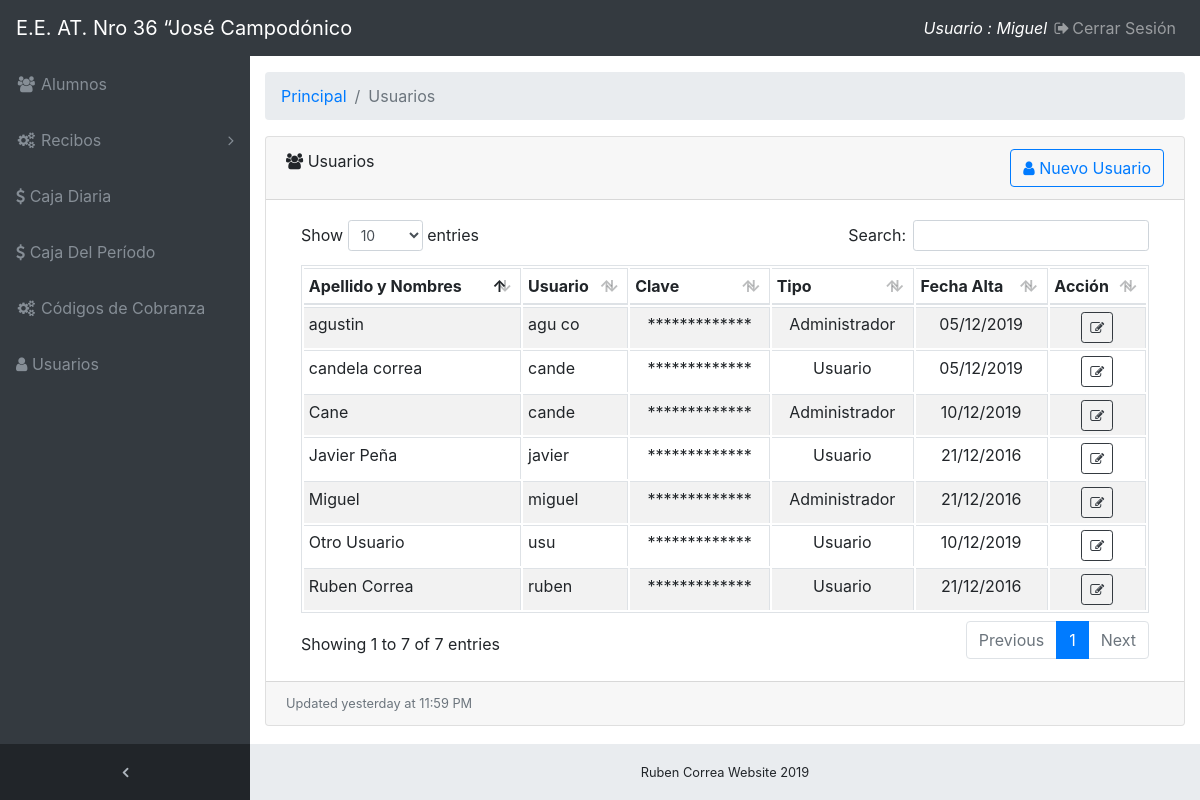
The app's page /modal/usuarios.php (signed in) with its own data.
### tables this page shows
CREATE TABLE `usuarios` (
  `id_usuario` int(4) NOT NULL,
  `usu_usuario` varchar(20) NOT NULL,
  `usu_clave` varchar(15) NOT NULL,
  `usu_nombre` varchar(30) NOT NULL,
  `usu_nivel` int(2) NOT NULL,
  `usu_fecha_alta` date NOT NULL
);

CREATE TABLE `tipo_usuario` (
  `id_usu_tipo` int(3) NOT NULL,
  `tipo_nombre` varchar(15) NOT NULL
);

### include/funciones.php (called while the page is built, shortened)
<?php
function formato_fecha_dd_mm_Y($date)
{
    return date('d/m/Y', strtotime($date));
}
?>

### modal/usuarios.php (the view, shortened to what this page needs)
<!DOCTYPE html>
<html lang="es">
<head>
   <?php include('include\header.php') ?>
   <?php include('include\funciones.php') ?>
</head>
<body class="fixed-nav sticky-footer bg-dark" id="page-top">
    <?php include('include\menu.php') ?>
  <div class="content-wrapper">
    <div class="container-fluid">
      <ol class="breadcrumb">
        <li class="breadcrumb-item">
          <a href="socios.php">Principal</a>
        </li>
        <li class="breadcrumb-item active">Usuarios</li>
      </ol>
      <div class="row">
        <div class="col-12">
      <div class="card mb-3">
        <div class="card-header">
          <div class="btn-group pull-right">
            <div>
              <button type="button" class="btn btn-outline-primary " data-toggle="modal" data-target="#Modal-alta-codigo" >
                <i class="fa fa-user" aria-hidden="true"></i> Nuevo Usuario
              </button>
            </div>
          </div>
          <i class="fa fa-users" aria-hidden="true"></i> Usuarios
        </div>
        <div class="card-body">
          <div class="table-responsive">
            <table class="table table-striped table-bordered table-hover table-sm" id="dataTable" name="dataTable" width="100%" cellpadding="0" >
              <thead>
                <tr>
                  <th>Apellido y Nombres</th>
                  <th>Usuario</th>
                  <th>Clave</th>
                  <th>Tipo </th>
                  <th>Fecha Alta</th>
                  <th>Acción</th>
                </tr>
              </thead>
              <tbody>
                <?php
                  require_once("conexion.php");
            $sql_cli="SELECT usu.id_usuario,usu.usu_usuario,usu.usu_clave,usu.usu_nombre,usu.usu_nivel,usu.usu_fecha_alta,tip.tipo_nombre
            FROM usuarios usu
            INNER JOIN tipo_usuario tip ON usu.usu_nivel = tip.id_usu_tipo";
                  $res_cli=mysqli_query($link,$sql_cli);
                  while ($reg_cli=mysqli_fetch_array($res_cli))
                                {
                ?>
                  <tr class="odd gradeX">
                      <td><?php echo $reg_cli["usu_nombre"];?></td>
                      <td><?php echo $reg_cli["usu_usuario"];?></td>
                      <td style="text-align: center;" ><?php echo "*************";?></td>
                      <td style="text-align: center;" ><?php echo $reg_cli["tipo_nombre"];?></td>
                      <td style="text-align: center;" ><?php echo formato_fecha_dd_mm_Y( $reg_cli["usu_fecha_alta"]);?></td>
                      <td style="text-align: center;">
                        <button type="button" class="btn btn-outline-dark btn-sm " data-toggle="modal" data-target="#Modal-modif-usuario" onclick="obtener_datos(<?php echo $reg_cli["id_usuario"];?>)"  >
                          <i class="fa fa-pencil-square-o" aria-hidden="true"></i></button>
                      </td>
                  </tr>
                <?php
                                }
                ?>
              </tbody>
            </table>
          </div>
        </div>
        <div class="card-footer small text-muted">Updated yesterday at 11:59 PM</div>
      </div>
        </div>
      </div>
    </div>
    <footer class="sticky-footer">
      <div class="container">
        <div class="text-center">
          <small>Ruben Correa Website 2019</small>
        </div>
      </div>
    </footer>
  </div>
</body>
</html>

### css/sb-admin.css (style rules this page uses)
html { position: relative; min-height: 100%; }
body { overflow-x: hidden; }
body.sticky-footer { margin-bottom: 56px; }
body.sticky-footer .content-wrapper { min-height: calc(100vh - 56px - 56px); }
body.fixed-nav { padding-top: 56px; }
.content-wrapper { min-height: calc(100vh - 56px); padding-top: 1rem; }
.content-wrapper { overflow-x: hidden; background: white; }
@media (min-width: 992px) { .content-wrapper { margin-left: 250px; } }
footer.sticky-footer { position: absolute; right: 0; bottom: 0; width: 100%; height: 56px; background-color: #e9ecef; line-height: 55px; }
@media (min-width: 992px) { footer.sticky-footer { width: calc(100% - 250px); } }

### records on screen
usuarios: usu_nombre "Javier Peña", usu_usuario "javier", tipo_usuario.tipo_nombre "Usuario", usu_fecha_alta "21/12/2016"
usuarios: usu_nombre "Ruben Correa", usu_usuario "ruben", tipo_usuario.tipo_nombre "Usuario", usu_fecha_alta "21/12/2016"
usuarios: usu_nombre "Miguel", usu_usuario "miguel", tipo_usuario.tipo_nombre "Administrador", usu_fecha_alta "21/12/2016"
usuarios: usu_nombre "candela correa", usu_usuario "cande", tipo_usuario.tipo_nombre "Usuario", usu_fecha_alta "05/12/2019"
usuarios: usu_nombre "agustin", usu_usuario "agu co", tipo_usuario.tipo_nombre "Administrador", usu_fecha_alta "05/12/2019"
usuarios: usu_nombre "Cane", usu_usuario "cande", tipo_usuario.tipo_nombre "Administrador", usu_fecha_alta "10/12/2019"
usuarios: usu_nombre "Otro Usuario", usu_usuario "usu", tipo_usuario.tipo_nombre "Usuario", usu_fecha_alta "10/12/2019"

### other values on screen
$_SESSION ['nombre'] "Miguel"
